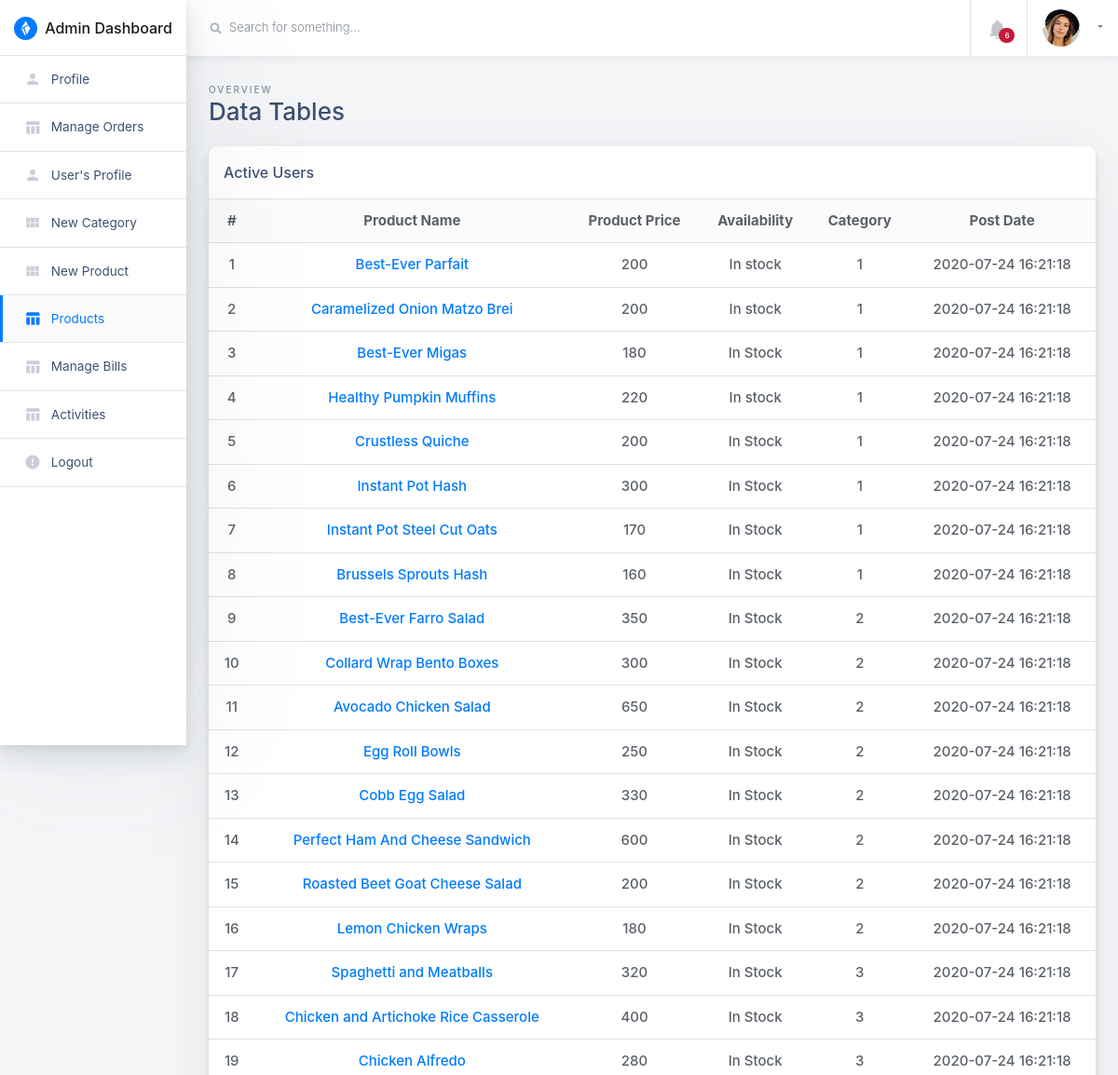
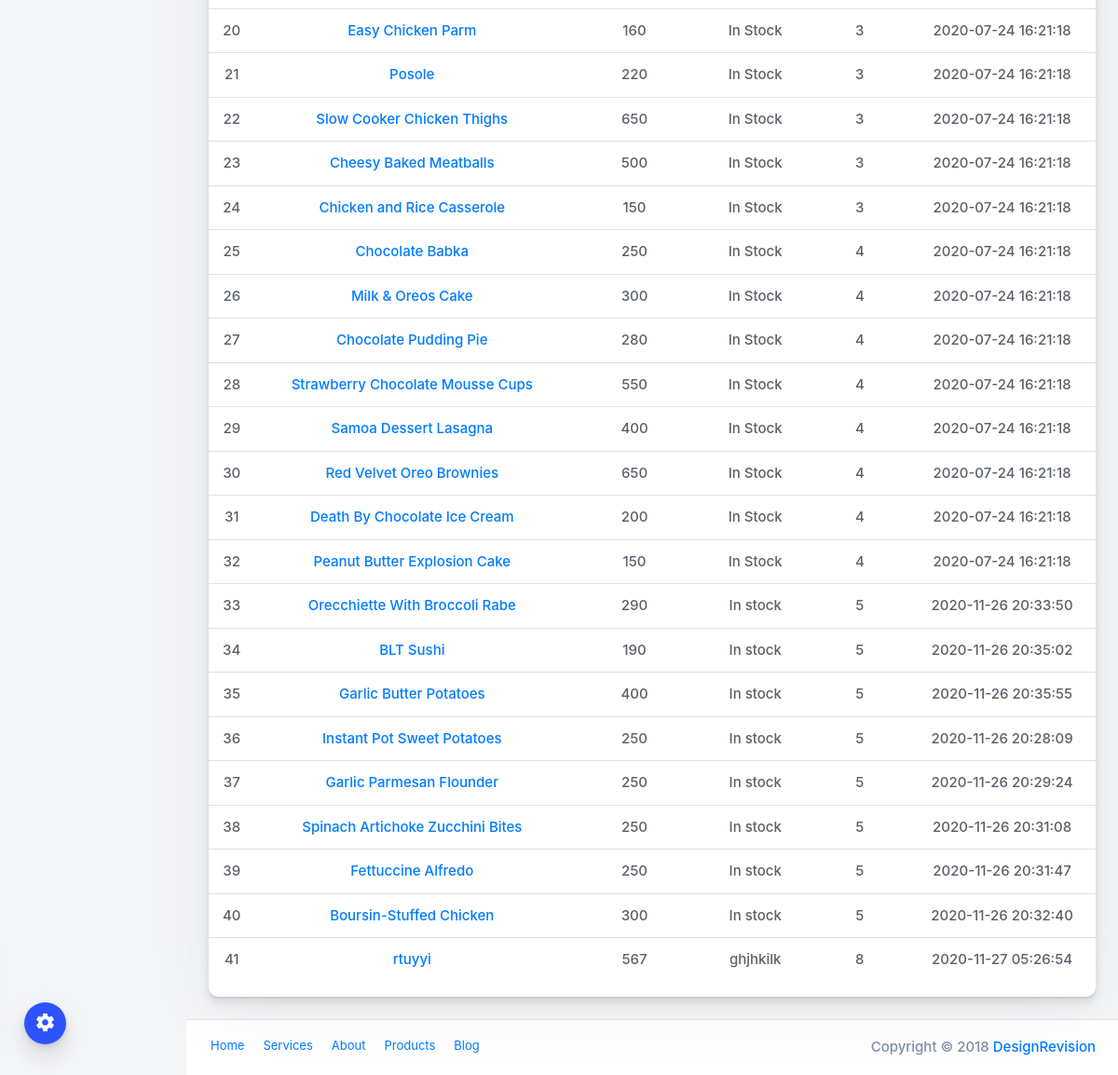
Screenshot of /admin/products (signed in) with the database file from the repository (2 pictures, top to bottom).
### tables this page shows
CREATE TABLE IF NOT EXISTS `products` (
  `id` int(11) NOT NULL AUTO_INCREMENT,
  `category` int(11) NOT NULL,
  `subCategory` int(11) DEFAULT NULL,
  `productName` varchar(255) DEFAULT NULL,
  `productCompany` varchar(255) DEFAULT NULL,
  `productPrice` int(11) DEFAULT NULL,
  `productPriceBeforeDiscount` int(11) DEFAULT NULL,
  `productDescription` longtext,
  `productImage1` varchar(255) DEFAULT NULL,
  `productImage2` varchar(255) DEFAULT NULL,
  `productImage3` varchar(255) DEFAULT NULL,
  `shippingCharge` int(11) DEFAULT NULL,
  `productAvailability` varchar(255) DEFAULT NULL,
  `postingDate` timestamp NULL DEFAULT CURRENT_TIMESTAMP,
  `updationDate` varchar(255) DEFAULT NULL,
  PRIMARY KEY (`id`)
);

### admin/products.php (the view, shortened to what this page needs)
<?php
include("include/config.php");
if(strlen($_SESSION['admin_login'])==0)
	{
header('location:/ssfood/admin');
}
else{
?>
<!doctype html>
<html class="no-js h-100" lang="en">
  <head>
    <link href="https://use.fontawesome.com/releases/v5.0.6/css/all.css" rel="stylesheet">
    <link rel="stylesheet" href="https://stackpath.bootstrapcdn.com/bootstrap/4.1.3/css/bootstrap.min.css">
    <link rel="stylesheet" id="main-stylesheet" data-version="1.1.0" href="styles/shards-dashboards.1.1.0.min.css">
    <link rel="stylesheet" href="styles/extras.1.1.0.min.css">
  </head>
  <body class="h-100">
    <div class="color-switcher-toggle animated pulse infinite">
      <i class="material-icons">settings</i>
    </div>
    <div class="container-fluid">
      <div class="row">
        <aside class="main-sidebar col-12 col-md-3 col-lg-2 px-0">
          <div class="main-navbar">
            <nav class="navbar align-items-stretch navbar-light bg-white flex-md-nowrap border-bottom p-0">
              <a class="navbar-brand w-100 mr-0" href="dashboard" style="line-height: 25px;">
                <div class="d-table m-auto">
                  <img id="main-logo" class="d-inline-block align-top mr-1" style="max-width: 25px;" src="images/shards-dashboards-logo.svg" alt="Shards Dashboard">
                  <span class="d-none d-md-inline ml-1">Admin Dashboard</span>
                </div>
              </a>
            </nav>
          </div>
          <div class="nav-wrapper">
            <ul class="nav flex-column">
			  <li class="nav-item">
                <a class="nav-link " href="profile">
                  <i class="material-icons">person</i>
                  <span>Profile</span>
                </a>
              </li>
			  <li class="nav-item">
                <a class="nav-link " href="orders">
                  <i class="material-icons">table_chart</i>
                  <span>Manage Orders</span>
                </a>
              </li>
			  <li class="nav-item">
                <a class="nav-link " href="users">
                  <i class="material-icons">person</i>
                  <span>User's Profile</span>
                </a>
              </li>
              <li class="nav-item">
                <a class="nav-link " href="new-category">
                  <i class="material-icons">view_module</i>
                  <span>New Category</span>
                </a>
              </li>
			  <li class="nav-item">
                <a class="nav-link " href="new-product">
                  <i class="material-icons">view_module</i>
                  <span>New Product</span>
                </a>
              </li>
              <li class="nav-item">
                <a class="nav-link active" href="products">
                  <i class="material-icons">table_chart</i>
                  <span>Products</span>
                </a>
              </li>
			  <li class="nav-item">
                <a class="nav-link " href="manage-bills">
                  <i class="material-icons">table_chart</i>
                  <span>Manage Bills</span>
                </a>
              </li>
			  <li class="nav-item">
                <a class="nav-link " href="activity">
                  <i class="material-icons">table_chart</i>
                  <span>Activities</span>
                </a>
              </li>
			  <li class="nav-item">
                <a class="nav-link " href="logout">
                  <i class="material-icons">error</i>
                  <span>Logout</span>
                </a>
              </li>
            </ul>
          </div>
        </aside>
        <main class="main-content col-lg-10 col-md-9 col-sm-12 p-0 offset-lg-2 offset-md-3">
          <div class="main-navbar sticky-top bg-white">
            <nav class="navbar align-items-stretch navbar-light flex-md-nowrap p-0">
              <form action="#" class="main-navbar__search w-100 d-none d-md-flex d-lg-flex">
                <div class="input-group input-group-seamless ml-3">
                  <div class="input-group-prepend">
                    <div class="input-group-text">
                      <i class="fas fa-search"></i>
                    </div>
                  </div>
                  <input class="navbar-search form-control" type="text" placeholder="Search for something..." aria-label="Search"> </div>
<?php
$f1="00:00:00";
$from=date('Y-m-d')." ".$f1;
$t1="23:59:59";
$to=date('Y-m-d')." ".$t1;
$result = mysqli_query($con,"SELECT * FROM Orders where orderDate Between '$from' and '$to'");
$num_rows1 = mysqli_num_rows($result);
?>
              </form>
              <ul class="navbar-nav border-left flex-row ">
                <li class="nav-item border-right dropdown notifications">
                  <a class="nav-link nav-link-icon text-center" href="" role="button" id="dropdownMenuLink" data-toggle="dropdown" aria-haspopup="true" aria-expanded="false">
                    <div class="nav-link-icon__wrapper">
                      <i class="material-icons">&#xE7F4;</i>
                      <span class="badge badge-pill badge-danger"><?php echo htmlentities($num_rows1); ?></span>
                    </div>
                  </a>
                </li>
                <li class="nav-item dropdown">
                  <a class="nav-link dropdown-toggle text-nowrap px-3" data-toggle="dropdown" href="#" role="button" aria-haspopup="true" aria-expanded="false">
                    <img class="user-avatar rounded-circle mr-2" src="images/avatars/0.jpg" alt="User Avatar">
                  </a>
                </li>
              </ul>
            </nav>
          </div>
          <div class="main-content-container container-fluid px-4">
            <div class="page-header row no-gutters py-4">
              <div class="col-12 col-sm-4 text-center text-sm-left mb-0">
                <span class="text-uppercase page-subtitle">Overview</span>
                <h3 class="page-title">Data Tables</h3>
              </div>
            </div>
            <div class="row">
              <div class="col">
                <div class="card card-small mb-4">
                  <div class="card-header border-bottom">
                    <h6 class="m-0">Active Users</h6>
                  </div>
                  <div class="card-body p-0 pb-3 text-center">
                    <table class="table mb-0">
                      <thead class="bg-light">
                        <tr>
                          <th scope="col" class="border-0">#</th>
                          <th scope="col" class="border-0">Product Name</th>
                          <th scope="col" class="border-0">Product Price</th>
                          <th scope="col" class="border-0">Availability</th>
                          <th scope="col" class="border-0">Category</th>
                          <th scope="col" class="border-0">Post Date</th>
                        </tr>
                      </thead>
                      <tbody>
<?php $query=mysqli_query($con,"select * from products");
$cnt=1;
while($row=mysqli_fetch_array($query))
{
?>
                        <tr>
                          <td><?php echo htmlentities($cnt);?></td>
                          <td><a href="products-view?pid=<?php echo htmlentities($row['id']); ?>"><?php echo htmlentities($row['productName']);?></td>
                          <td><?php echo htmlentities($row['productPrice']);?></td>
                          <td><?php echo htmlentities($row['productAvailability']);?></td>
                          <td><?php echo htmlentities($row['category']);?></td>
                          <td><?php echo htmlentities($row['postingDate']);?></td>
                        </tr>
<?php $cnt=$cnt+1; }?>
                      </tbody>
                    </table>
                  </div>
                </div>
              </div>
            </div>
          </div>
          <footer class="main-footer d-flex p-2 px-3 bg-white border-top">
            <ul class="nav">
              <li class="nav-item">
                <a class="nav-link" href="#">Home</a>
              </li>
              <li class="nav-item">
                <a class="nav-link" href="#">Services</a>
              </li>
              <li class="nav-item">
                <a class="nav-link" href="#">About</a>
              </li>
              <li class="nav-item">
                <a class="nav-link" href="#">Products</a>
              </li>
              <li class="nav-item">
                <a class="nav-link" href="#">Blog</a>
              </li>
            </ul>
            <span class="copyright ml-auto my-auto mr-2">Copyright © 2018
              <a href="https://designrevision.com" rel="nofollow">DesignRevision</a>
            </span>
          </footer>
        </main>
      </div>
    </div>
  </body>
</html>
<?php }?>

### rows the page displays
products: productName "Best-Ever Parfait", productPrice "200", productAvailability "In stock", category "1", postingDate "2020-07-24 16:21:18"
products: productName "Caramelized Onion Matzo Brei", productPrice "200", productAvailability "In stock", category "1", postingDate "2020-07-24 16:21:18"
products: productName "Best-Ever Migas", productPrice "180", productAvailability "In Stock", category "1", postingDate "2020-07-24 16:21:18"
products: productName "Healthy Pumpkin Muffins", productPrice "220", productAvailability "In stock", category "1", postingDate "2020-07-24 16:21:18"
products: productName "Crustless Quiche", productPrice "200", productAvailability "In Stock", category "1", postingDate "2020-07-24 16:21:18"
products: productName "Instant Pot Hash", productPrice "300", productAvailability "In Stock", category "1", postingDate "2020-07-24 16:21:18"
products: productName "Instant Pot Steel Cut Oats", productPrice "170", productAvailability "In Stock", category "1", postingDate "2020-07-24 16:21:18"
products: productName "Brussels Sprouts Hash", productPrice "160", productAvailability "In Stock", category "1", postingDate "2020-07-24 16:21:18"
products: productName "Best-Ever Farro Salad", productPrice "350", productAvailability "In Stock", category "2", postingDate "2020-07-24 16:21:18"
products: productName "Collard Wrap Bento Boxes", productPrice "300", productAvailability "In Stock", category "2", postingDate "2020-07-24 16:21:18"
products: productName "Avocado Chicken Salad", productPrice "650", productAvailability "In Stock", category "2", postingDate "2020-07-24 16:21:18"
products: productName "Egg Roll Bowls", productPrice "250", productAvailability "In Stock", category "2", postingDate "2020-07-24 16:21:18"
products: productName "Cobb Egg Salad", productPrice "330", productAvailability "In Stock", category "2", postingDate "2020-07-24 16:21:18"
products: productName "Perfect Ham And Cheese Sandwich", productPrice "600", productAvailability "In Stock", category "2", postingDate "2020-07-24 16:21:18"
products: productName "Roasted Beet Goat Cheese Salad", productPrice "200", productAvailability "In Stock", category "2", postingDate "2020-07-24 16:21:18"
products: productName "Lemon Chicken Wraps", productPrice "180", productAvailability "In Stock", category "2", postingDate "2020-07-24 16:21:18"
products: productName "Spaghetti and Meatballs", productPrice "320", productAvailability "In Stock", category "3", postingDate "2020-07-24 16:21:18"
products: productName "Chicken and Artichoke Rice Casserole", productPrice "400", productAvailability "In Stock", category "3", postingDate "2020-07-24 16:21:18"
products: productName "Chicken Alfredo", productPrice "280", productAvailability "In Stock", category "3", postingDate "2020-07-24 16:21:18"
products: productName "Easy Chicken Parm", productPrice "160", productAvailability "In Stock", category "3", postingDate "2020-07-24 16:21:18"
products: productName "Posole", productPrice "220", productAvailability "In Stock", category "3", postingDate "2020-07-24 16:21:18"
products: productName "Slow Cooker Chicken Thighs", productPrice "650", productAvailability "In Stock", category "3", postingDate "2020-07-24 16:21:18"
products: productName "Cheesy Baked Meatballs", productPrice "500", productAvailability "In Stock", category "3", postingDate "2020-07-24 16:21:18"
products: productName "Chicken and Rice Casserole", productPrice "150", productAvailability "In Stock", category "3", postingDate "2020-07-24 16:21:18"
products: productName "Chocolate Babka", productPrice "250", productAvailability "In Stock", category "4", postingDate "2020-07-24 16:21:18"
products: productName "Milk & Oreos Cake", productPrice "300", productAvailability "In Stock", category "4", postingDate "2020-07-24 16:21:18"
products: productName "Chocolate Pudding Pie", productPrice "280", productAvailability "In Stock", category "4", postingDate "2020-07-24 16:21:18"
products: productName "Strawberry Chocolate Mousse Cups", productPrice "550", productAvailability "In Stock", category "4", postingDate "2020-07-24 16:21:18"
products: productName "Samoa Dessert Lasagna", productPrice "400", productAvailability "In Stock", category "4", postingDate "2020-07-24 16:21:18"
products: productName "Red Velvet Oreo Brownies", productPrice "650", productAvailability "In Stock", category "4", postingDate "2020-07-24 16:21:18"
products: productName "Death By Chocolate Ice Cream", productPrice "200", productAvailability "In Stock", category "4", postingDate "2020-07-24 16:21:18"
products: productName "Peanut Butter Explosion Cake", productPrice "150", productAvailability "In Stock", category "4", postingDate "2020-07-24 16:21:18"
products: productName "Orecchiette With Broccoli Rabe", productPrice "290", productAvailability "In stock", category "5", postingDate "2020-11-26 20:33:50"
products: productName "BLT Sushi", productPrice "190", productAvailability "In stock", category "5", postingDate "2020-11-26 20:35:02"
products: productName "Garlic Butter Potatoes", productPrice "400", productAvailability "In stock", category "5", postingDate "2020-11-26 20:35:55"
products: productName "Instant Pot Sweet Potatoes", productPrice "250", productAvailability "In stock", category "5", postingDate "2020-11-26 20:28:09"
products: productName "Garlic Parmesan Flounder", productPrice "250", productAvailability "In stock", category "5", postingDate "2020-11-26 20:29:24"
products: productName "Spinach Artichoke Zucchini Bites", productPrice "250", productAvailability "In stock", category "5", postingDate "2020-11-26 20:31:08"
products: productName "Fettuccine Alfredo", productPrice "250", productAvailability "In stock", category "5", postingDate "2020-11-26 20:31:47"
products: productName "Boursin-Stuffed Chicken", productPrice "300", productAvailability "In stock", category "5", postingDate "2020-11-26 20:32:40"
products: productName "rtuyyi", productPrice "567", productAvailability "ghjhkilk", category "8", postingDate "2020-11-27 05:26:54"

### other values shown
$num_rows1 "6"
